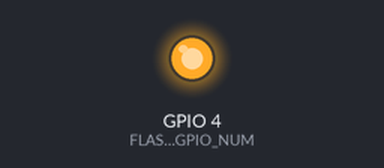
This program was run on a simulated ESP32. Shown: output pins drawn as LEDs (lit = HIGH).

Above: at 0.1 s.
At 2.1 s:
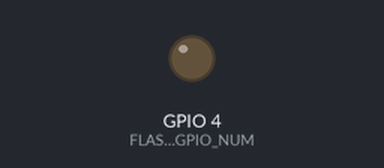
Timing chart, 0 to 3.6 s (numbered marks = the images above):
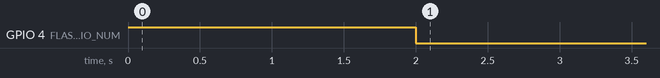

The program:

main.cpp
```cpp
// (licence header left out)
#include <Arduino.h>

// ledPin refers to ESP32-CAM GPIO 4 (flashlight)
#define FLASH_GPIO_NUM 4

void setup()
{
  // initialize digital pin ledPin as an output
  pinMode(FLASH_GPIO_NUM, OUTPUT);

  digitalWrite(FLASH_GPIO_NUM, HIGH);
  delay(2000);
  digitalWrite(FLASH_GPIO_NUM, LOW);
  delay(2000);
}

void loop()
{
}
```
